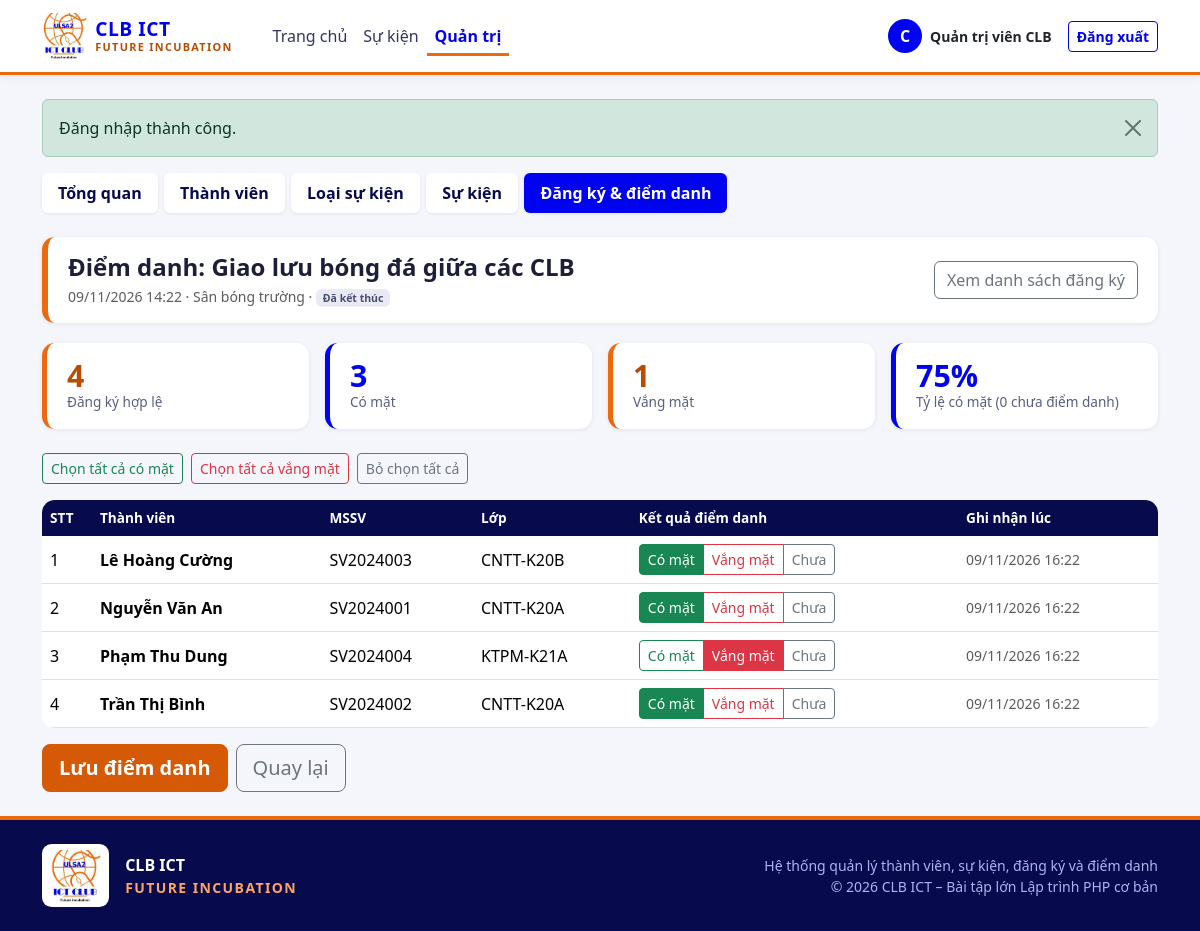
The page /clb/admin/attendance.php?event_id=5 (signed in) on the database its author committed.
### tables this page shows
CREATE TABLE events (
  id                    INT UNSIGNED NOT NULL AUTO_INCREMENT,
  category_id           INT UNSIGNED NOT NULL,
  title                 VARCHAR(200) NOT NULL,
  description           TEXT         NULL,
  location              VARCHAR(200) NOT NULL,
  start_time            DATETIME     NOT NULL,
  end_time              DATETIME     NOT NULL,
  registration_deadline DATETIME     NOT NULL,
  max_participants      INT UNSIGNED NOT NULL,
  status                ENUM('open','closed','finished','cancelled') NOT NULL DEFAULT 'open',
  PRIMARY KEY (id),
  KEY idx_events_start_time (start_time),
  KEY idx_events_status (status),
  KEY idx_events_category (category_id),
  CONSTRAINT chk_events_max CHECK (max_participants > 0),
  CONSTRAINT chk_events_time CHECK (end_time > start_time),
  CONSTRAINT chk_events_deadline CHECK (registration_deadline <= start_time),
  CONSTRAINT fk_events_category
    FOREIGN KEY (category_id) REFERENCES event_categories(id)
    ON DELETE RESTRICT ON UPDATE CASCADE
);

CREATE TABLE registrations (
  id            INT UNSIGNED NOT NULL AUTO_INCREMENT,
  event_id      INT UNSIGNED NOT NULL,
  user_id       INT UNSIGNED NOT NULL,
  status        ENUM('registered','cancelled') NOT NULL DEFAULT 'registered',
  registered_at DATETIME     NOT NULL DEFAULT CURRENT_TIMESTAMP,
  attendance    ENUM('present','absent') NULL DEFAULT NULL,
  checked_at    DATETIME     NULL DEFAULT NULL,
  PRIMARY KEY (id),
  UNIQUE KEY uq_registrations_event_user (event_id, user_id),
  KEY idx_registrations_user (user_id),
  KEY idx_registrations_event_status (event_id, status),
  CONSTRAINT fk_registrations_event
    FOREIGN KEY (event_id) REFERENCES events(id)
    ON DELETE RESTRICT ON UPDATE CASCADE,
  CONSTRAINT fk_registrations_user
    FOREIGN KEY (user_id) REFERENCES users(id)
    ON DELETE RESTRICT ON UPDATE CASCADE
);

CREATE TABLE users (
  id            INT UNSIGNED NOT NULL AUTO_INCREMENT,
  email         VARCHAR(100) NOT NULL,
  password_hash VARCHAR(255) NOT NULL,
  full_name     VARCHAR(100) NOT NULL,
  student_code  VARCHAR(20)  NULL,
  class_name    VARCHAR(30)  NULL,
  phone         VARCHAR(15)  NULL,
  role          ENUM('admin','member') NOT NULL DEFAULT 'member',
  status        ENUM('pending','active','inactive','rejected') NOT NULL DEFAULT 'pending',
  PRIMARY KEY (id),
  UNIQUE KEY uq_users_email (email),
  UNIQUE KEY uq_users_student_code (student_code),
  KEY idx_users_full_name (full_name),
  KEY idx_users_class (class_name)
);

### clb/config/database.php (called while the page is built, shortened)
<?php
function db(): PDO
{
    static $pdo = null;
    if ($pdo === null) {
        $dsn = 'mysql:host=' . DB_HOST . ';dbname=' . DB_NAME . ';charset=utf8mb4';
        try {
            $pdo = new PDO($dsn, DB_USER, DB_PASS, [
                PDO::ATTR_ERRMODE            => PDO::ERRMODE_EXCEPTION,
                PDO::ATTR_DEFAULT_FETCH_MODE => PDO::FETCH_ASSOC,
                PDO::ATTR_EMULATE_PREPARES   => false,
            ]);
        } catch (PDOException $e) {
            error_log('DB connect error: ' . $e->getMessage());
            http_response_code(500);
            exit('Không kết nối được cơ sở dữ liệu. Hãy bật MySQL trong XAMPP và kiểm tra config/config.php.');
        }
    }
    return $pdo;
}

### clb/admin/attendance.php (the view, shortened to what this page needs)
<?php
$eventId = (int)($_GET['event_id'] ?? $_POST['event_id'] ?? 0);
$st = db()->prepare(
    "SELECT e.*, c.name AS category_name
     FROM events e JOIN event_categories c ON c.id = e.category_id
     WHERE e.id = ?"
);
$st->execute([$eventId]);
$ev = $st->fetch();
$eff = event_effective_status($ev);
$st = db()->prepare(
    "SELECT r.id, r.attendance, r.checked_at, u.full_name, u.student_code, u.class_name
     FROM registrations r
     JOIN users u ON u.id = r.user_id
     WHERE r.event_id = ? AND r.status = 'registered'
     ORDER BY u.full_name ASC, r.id ASC"
);
$st->execute([$eventId]);
$rows = $st->fetchAll();
$total   = count($rows);
$present = 0;
$absent  = 0;
foreach ($rows as $r) {
    if ($r['attendance'] === 'present') { $present++; }
    elseif ($r['attendance'] === 'absent') { $absent++; }
}
$notYet = $total - $present - $absent;
$rate   = ($present + $absent) > 0 ? (int)round($present / ($present + $absent) * 100) : null;
require __DIR__ . '/../includes/header.php';
require __DIR__ . '/../includes/admin_nav.php';
?>
<div class="page-head">
    <div>
        <h1 class="h4 mb-1">Điểm danh: <?= e($ev['title']) ?></h1>
        <div class="small text-muted">
            <?= e(fmt_datetime($ev['start_time'])) ?> &middot; <?= e($ev['location']) ?> &middot;
            <?= event_status_badge($eff) ?>
        </div>
    </div>
    <a class="btn btn-outline-secondary" href="<?= e(url('admin/registrations.php?event_id=' . $eventId)) ?>">Xem danh sách đăng ký</a>
</div>
<div class="row g-3 mb-4">
    <div class="col-6 col-md-3"><div class="stat-chip orange"><div class="num"><?= $total ?></div><div class="lbl">Đăng ký hợp lệ</div></div></div>
    <div class="col-6 col-md-3"><div class="stat-chip blue"><div class="num"><?= $present ?></div><div class="lbl">Có mặt</div></div></div>
    <div class="col-6 col-md-3"><div class="stat-chip orange"><div class="num"><?= $absent ?></div><div class="lbl">Vắng mặt</div></div></div>
    <div class="col-6 col-md-3"><div class="stat-chip blue"><div class="num"><?= $rate === null ? '—' : $rate . '%' ?></div><div class="lbl">Tỷ lệ có mặt (<?= $notYet ?> chưa điểm danh)</div></div></div>
</div>
<?php if ($total === 0): ?>
    <div class="alert alert-info">Chưa có thành viên nào đăng ký sự kiện này nên chưa có ai để điểm danh.</div>
<?php else: ?>
    <form method="post">
        <div class="d-flex flex-wrap gap-2 mb-3">
            <button type="button" class="btn btn-sm btn-outline-success" data-set-all="present">Chọn tất cả có mặt</button>
            <button type="button" class="btn btn-sm btn-outline-danger" data-set-all="absent">Chọn tất cả vắng mặt</button>
            <button type="button" class="btn btn-sm btn-outline-secondary" data-set-all="none">Bỏ chọn tất cả</button>
        </div>
        <div class="table-responsive rounded mb-3">
            <table class="table table-brand align-middle">
                <thead>
                <tr>
                    <th style="width:50px">STT</th>
                    <th>Thành viên</th>
                    <th>MSSV</th>
                    <th>Lớp</th>
                    <th>Kết quả điểm danh</th>
                    <th>Ghi nhận lúc</th>
                </tr>
                </thead>
                <tbody>
                <?php foreach ($rows as $n => $r): $rid = (int)$r['id']; ?>
                    <tr>
                        <td><?= $n + 1 ?></td>
                        <td class="fw-semibold"><?= e($r['full_name']) ?></td>
                        <td><?= e($r['student_code']) ?></td>
                        <td><?= e($r['class_name']) ?></td>
                        <td>
                            <div class="btn-group btn-group-sm" role="group" aria-label="Điểm danh <?= e($r['full_name']) ?>">
                                <label class="btn btn-outline-success" for="p-<?= $rid ?>">Có mặt</label>
                                <label class="btn btn-outline-danger" for="a-<?= $rid ?>">Vắng mặt</label>
                                <label class="btn btn-outline-secondary" for="n-<?= $rid ?>">Chưa</label>
                            </div>
                        </td>
                        <td class="small text-muted"><?= e(fmt_datetime($r['checked_at'])) ?></td>
                    </tr>
                <?php endforeach; ?>
                </tbody>
            </table>
        </div>
        <div class="d-flex gap-2">
            <button type="submit" class="btn btn-primary btn-lg">Lưu điểm danh</button>
            <a class="btn btn-outline-secondary btn-lg" href="<?= e(url('admin/registrations.php')) ?>">Quay lại</a>
        </div>
    </form>
<?php endif; ?>
<?php require __DIR__ . '/../includes/footer.php'; ?>

### clb/includes/functions.php (shortened to what this page needs)
<?php
function e(?string $s): string
{
    return htmlspecialchars((string)$s, ENT_QUOTES, 'UTF-8');
}
function url(string $path = ''): string
{
    return BASE_URL . '/' . ltrim($path, '/');
}
function fmt_datetime(?string $dt): string
{
    return $dt ? date('d/m/Y H:i', strtotime($dt)) : '—';
}
function event_effective_status(array $ev): string
{
    $now = time();
    if ($ev['status'] === 'finished' || strtotime($ev['end_time']) <= $now) {
        return 'finished';
    }
    return 'open';
}
function event_status_label(string $s): string
{
    return [
        'open'      => 'Đang mở đăng ký',
        'closed'    => 'Đã đóng đăng ký',
        'finished'  => 'Đã kết thúc',
        'cancelled' => 'Đã hủy',
    ][$s] ?? $s;
}
function event_status_badge(string $s): string
{
    return '<span class="badge badge-st-' . e($s) . '">' . e(event_status_label($s)) . '</span>';
}

### clb/assets/css/style.css (style rules this page uses)
:root { --brand-orange: #EC690C; --brand-orange-dark: #B84C02; --brand-orange-soft: #FDEBDD; --brand-blue: #0003EF; --brand-blue-dark: #0A0C8C; --brand-navy: #070A4D; --brand-blue-soft: #E8E9FF; --bs-primary: #D65A05; --bs-primary-rgb: 214, 90, 5; --bs-link-color: #0003EF; --bs-link-color-rgb: 0, 3, 239; --bs-link-hover-color: #0A0C8C; --bs-link-hover-color-rgb: 10, 12, 140; }
body { background-color: #F5F6FB; color: #1d1f3a; }
h1, h2, h3, h4, h5, h6 { color: var(--brand-navy); }
.btn-primary { --bs-btn-bg: #D65A05; --bs-btn-border-color: #D65A05; --bs-btn-hover-bg: #B84C02; --bs-btn-hover-border-color: #B84C02; --bs-btn-active-bg: #A64402; --bs-btn-active-border-color: #A64402; --bs-btn-disabled-bg: #D65A05; --bs-btn-disabled-border-color: #D65A05; --bs-btn-focus-shadow-rgb: 214, 90, 5; font-weight: 600; }
.stat-chip { background: #fff; border-radius: .8rem; padding: 1rem 1.25rem; box-shadow: 0 1px 4px rgba(7, 10, 77, .08); border-left: 5px solid var(--brand-orange); height: 100%; }
.stat-chip.blue { border-left-color: var(--brand-blue); }
.stat-chip .num { font-size: 1.9rem; font-weight: 800; line-height: 1.1; color: var(--brand-blue); }
.stat-chip.orange .num { color: var(--brand-orange-dark); }
.stat-chip .lbl { color: #5b5e80; font-size: .85rem; }
.page-head { display: flex; align-items: center; justify-content: space-between; flex-wrap: wrap; gap: .5rem; padding: 1rem 1.25rem; margin-bottom: 1.25rem; background: #fff; border-radius: .8rem; border-left: 6px solid var(--brand-orange); box-shadow: 0 1px 4px rgba(7, 10, 77, .08); }
.page-head h1 { margin: 0; font-weight: 800; }
.table-brand { background: #fff; border-radius: .8rem; overflow: hidden; margin-bottom: 0; }
.table-brand thead th { background: var(--brand-navy); color: #fff; font-weight: 600; font-size: .85rem; border: 0; white-space: nowrap; }
.table-brand tbody td { vertical-align: middle; }
.badge-st-finished { background: #E9EAF3; color: #4a4d73; font-weight: 600; }

### rows shown on the page
events: title "Giao lưu bóng đá giữa các CLB", start_time "09/11/2026 14:22", location "Sân bóng trường", status "Đã kết thúc"
registrations: user.full_name "Lê Hoàng Cường", user.student_code "SV2024003", user.class_name "CNTT-K20B", checked_at "09/11/2026 16:22"
registrations: user.full_name "Nguyễn Văn An", user.student_code "SV2024001", user.class_name "CNTT-K20A", checked_at "09/11/2026 16:22"
registrations: user.full_name "Phạm Thu Dung", user.student_code "SV2024004", user.class_name "KTPM-K21A", checked_at "09/11/2026 16:22"
registrations: user.full_name "Trần Thị Bình", user.student_code "SV2024002", user.class_name "CNTT-K20A", checked_at "09/11/2026 16:22"

### other values the page prints
APP_NAME "CLB ICT"
APP_TAGLINE "FUTURE INCUBATION"
$initial "C"
$user['full_name'] "Quản trị viên CLB"
$f['msg'] "Đăng nhập thành công."
$label "Tổng quan"
$label "Thành viên"
$label "Loại sự kiện"
$label "Sự kiện"
$label "Đăng ký & điểm danh"
$total "4"
$present "3"
$absent "1"
$rate "75"
$notYet "0"
